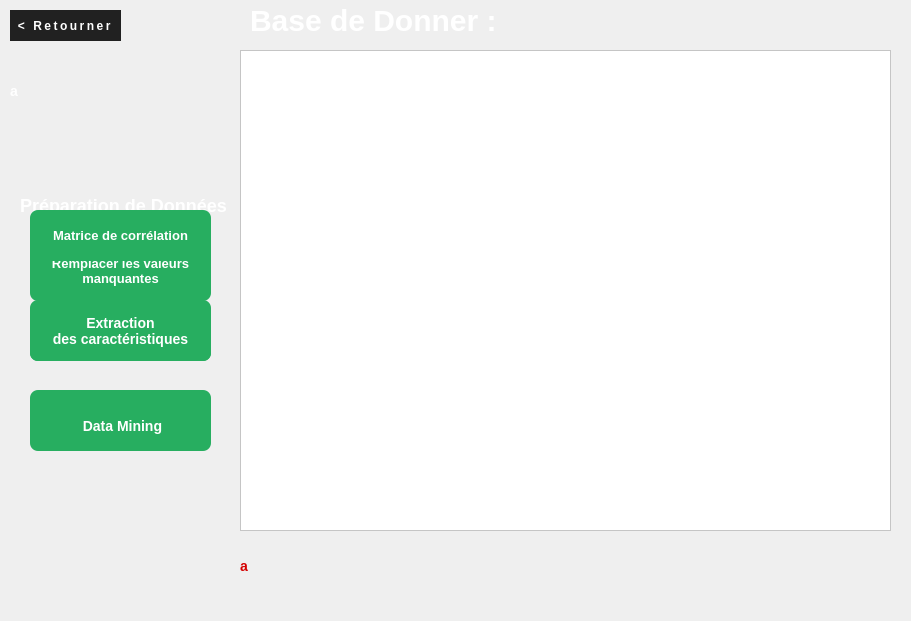
   <widget class="QWidget" name="widget_2" native="true">
    <property name="geometry">
     <rect>
      <x>0</x>
      <y>0</y>
      <width>911</width>
      <height>621</height>
     </rect>
    </property>
    <property name="styleSheet">
     <string notr="true"/>
    </property>
    <widget class="QTableView" name="tableView">
     <property name="geometry">
      <rect>
       <x>240</x>
       <y>50</y>
       <width>651</width>
       <height>481</height>
      </rect>
     </property>
     <property name="styleSheet">
      <string notr="true">color: rgb(40, 40, 40);
background-color: rgb(255, 255, 255);
  cursor: pointer;
  display: inline-block;
  font-family: Inter,-apple-system,system-ui,&quot;Segoe UI&quot;,Helvetica,Arial,sans-serif;
  font-size: 10px;
  font-weight: 600;
  letter-spacing: normal;
  line-height: 1.5;</string>
     </property>
    </widget>
    <widget class="QLabel" name="shape_txt_3">
     <property name="geometry">
      <rect>
       <x>250</x>
       <y>0</y>
       <width>391</width>
       <height>41</height>
      </rect>
     </property>
     <property name="styleSheet">
      <string notr="true"> color: #fff;
  cursor: pointer;
  display: inline-block;
  font-family: Inter,-apple-system,system-ui,&quot;Segoe UI&quot;,Helvetica,Arial,sans-serif;
  font-size: 30px;
  font-weight: 600;
  letter-spacing: normal;
  line-height: 1.5;</string>
     </property>
     <property name="text">
      <string>Base de Donner :</string>
     </property>
    </widget>
    <widget class="QLabel" name="notification">
     <property name="geometry">
      <rect>
       <x>240</x>
       <y>540</y>
       <width>641</width>
       <height>51</height>
      </rect>
     </property>
     <property name="styleSheet">
      <string notr="true">color: rgb(212, 0, 0);
  cursor: pointer;
  display: inline-block;
  font-family: Inter,-apple-system,system-ui,&quot;Segoe UI&quot;,Helvetica,Arial,sans-serif;
  font-size: 14px;
  font-weight: 600;
  letter-spacing: normal;
  line-height: 1.5;</string>
     </property>
     <property name="text">
      <string>a</string>
     </property>
    </widget>
    <widget class="QPushButton" name="return1">
     <property name="geometry">
      <rect>
       <x>10</x>
       <y>10</y>
       <width>111</width>
       <height>31</height>
      </rect>
     </property>
     <property name="styleSheet">
      <string notr="true">QPushButton
                                        {
  padding: 3px;
  font-size: 12px;
 
  letter-spacing: 2.5px;
  font-weight: 500;
  color: rgb(255, 255, 255);
 
	background-color: rgb(33, 33, 33);
  border: none;
  border-radius: 45px;
  box-shadow: 0px 8px 15px rgba(0, 0, 0, 0.1);
  transition: all 0.3s ease 0s;
  cursor: pointer;
  outline: none;
                                        }
 QPushButton:hover
                                        {
background-color: #23c483;
  box-shadow: 0px 15px 20px rgba(46, 229, 157, 0.4);
  color: #fff;
  transform: translateY(-7px);
}

                                        QPushButton:pressed
                                        {
 transform: translateY(-1px);
                                        }
</string>
     </property>
     <property name="text">
      <string>&lt; Retourner</string>
     </property>
    </widget>
    <widget class="QWidget" name="widget" native="true">
     <property name="geometry">
      <rect>
       <x>20</x>
       <y>170</y>
       <width>211</width>
       <height>301</height>
      </rect>
     </property>
     <property name="styleSheet">
      <string notr="true"/>
     </property>
     <widget class="QPushButton" name="normalize_but">
      <property name="geometry">
       <rect>
        <x>10</x>
        <y>220</y>
        <width>181</width>
        <height>41</height>
       </rect>
      </property>
      <property name="cursor">
       <cursorShape>PointingHandCursor</cursorShape>
      </property>
      <property name="styleSheet">
       <string notr="true">QPushButton
                                        {
                                       appearance: none;
  backface-visibility: hidden;
  background-color: #27ae60;
  border-radius: 8px;
  border-style: none;
  box-shadow: rgba(39, 174, 96, .15) 0 4px 9px;
  box-sizing: border-box;
  color: #fff;
  cursor: pointer;
  display: inline-block;
  font-family: Inter,-apple-system,system-ui,&quot;Segoe UI&quot;,Helvetica,Arial,sans-serif;
  font-size: 14px;
  font-weight: 600;
  letter-spacing: normal;
  line-height: 1.5;
  outline: none;
  overflow: hidden;
  padding: 13px 20px;
  position: relative;
  text-align: center;
  text-decoration: none;
  transform: translate3d(0, 0, 0);
  transition: all .3s;
  user-select: none;
  -webkit-user-select: none;
  touch-action: manipulation;
  vertical-align: top;
  white-space: nowrap;
                                        }
 QPushButton:hover
                                        {
                                       background-color: #1e8449;
  opacity: 1;
  transform: translateY(0);
  transition-duration: .35s;}

                                        QPushButton:pressed
                                        {
                                       transform: translateY(2px);
  transition-duration: .35s;
                                        }
</string>
      </property>
      <property name="text">
       <string>Normaliser la base</string>
      </property>
      <property name="checkable">
       <bool>false</bool>
      </property>
     </widget>
     <widget class="QPushButton" name="vleur_manq_but">
      <property name="geometry">
       <rect>
        <x>10</x>
        <y>70</y>
        <width>181</width>
        <height>61</height>
       </rect>
      </property>
      <property name="styleSheet">
       <string notr="true">QPushButton
                                        {
                                       appearance: none;
  backface-visibility: hidden;
  background-color: #27ae60;
  border-radius: 8px;
  border-style: none;
  box-shadow: rgba(39, 174, 96, .15) 0 4px 9px;
  box-sizing: border-box;
  color: #fff;
  cursor: pointer;
  display: inline-block;
  font-family: Inter,-apple-system,system-ui,&quot;Segoe UI&quot;,Helvetica,Arial,sans-serif;
  font-size: 13px;
  font-weight: 600;
  letter-spacing: normal;
  line-height: 1.5;
  outline: none;
  overflow: hidden;
  padding: 13px 20px;
  position: relative;
  text-align: center;
  text-decoration: none;
  transform: translate3d(0, 0, 0);
  transition: all .3s;
  user-select: none;
  -webkit-user-select: none;
  touch-action: manipulation;
  vertical-align: top;
  white-space: nowrap;
                                        }
 QPushButton:hover
                                        {
                                       background-color: #1e8449;
  opacity: 1;
  transform: translateY(0);
  transition-duration: .35s;}

                                        QPushButton:pressed
                                        {
                                       transform: translateY(2px);
  transition-duration: .35s;
                                        }
</string>
      </property>
      <property name="text">
       <string>Remplacer les valeurs 
manquantes</string>
      </property>
     </widget>
     <widget class="QPushButton" name="codage_but">
      <property name="geometry">
       <rect>
        <x>10</x>
        <y>150</y>
        <width>181</width>
        <height>41</height>
       </rect>
      </property>
      <property name="styleSheet">
       <string notr="true">QPushButton
                                        {
                                       appearance: none;
  backface-visibility: hidden;
  background-color: #27ae60;
  border-radius: 8px;
  border-style: none;
  box-shadow: rgba(39, 174, 96, .15) 0 4px 9px;
  box-sizing: border-box;
  color: #fff;
  cursor: pointer;
  display: inline-block;
  font-family: Inter,-apple-system,system-ui,&quot;Segoe UI&quot;,Helvetica,Arial,sans-serif;
  font-size: 14px;
  font-weight: 600;
  letter-spacing: normal;
  line-height: 1.5;
  outline: none;
  overflow: hidden;
  padding: 13px 20px;
  position: relative;
  text-align: center;
  text-decoration: none;
  transform: translate3d(0, 0, 0);
  transition: all .3s;
  user-select: none;
  -webkit-user-select: none;
  touch-action: manipulation;
  vertical-align: top;
  white-space: nowrap;
                                        }
 QPushButton:hover
                                        {
                                       background-color: #1e8449;
  opacity: 1;
  transform: translateY(0);
  transition-duration: .35s;}

                                        QPushButton:pressed
                                        {
                                       transform: translateY(2px);
  transition-duration: .35s;
                                        }
</string>
      </property>
      <property name="text">
       <string>coder les valuers</string>
      </property>
     </widget>
     <widget class="QLabel" name="label_3">
      <property name="geometry">
       <rect>
        <x>0</x>
        <y>20</y>
        <width>211</width>
        <height>31</height>
       </rect>
      </property>
      <property name="styleSheet">
       <string notr="true"> color: #fff;
  cursor: pointer;
  display: inline-block;
  font-family: Inter,-apple-system,system-ui,&quot;Segoe UI&quot;,Helvetica,Arial,sans-serif;
  font-size: 18px;
  font-weight: 600;
  letter-spacing: normal;
  line-height: 1.5;</string>
      </property>
      <property name="text">
       <string>Préparation de Données</string>
      </property>
     </widget>
     <widget class="QWidget" name="widget_3" native="true">
      <property name="geometry">
       <rect>
        <x>0</x>
        <y>10</y>
        <width>211</width>
        <height>291</height>
       </rect>
      </property>
      <property name="styleSheet">
       <string notr="true"/>
      </property>
      <widget class="QPushButton" name="mat_corr">
       <property name="geometry">
        <rect>
         <x>10</x>
         <y>30</y>
         <width>181</width>
         <height>51</height>
        </rect>
       </property>
       <property name="cursor">
        <cursorShape>PointingHandCursor</cursorShape>
       </property>
       <property name="styleSheet">
        <string notr="true">QPushButton
                                        {
                                       appearance: none;
  backface-visibility: hidden;
  background-color: #27ae60;
  border-radius: 8px;
  border-style: none;
  box-shadow: rgba(39, 174, 96, .15) 0 4px 9px;
  box-sizing: border-box;
  color: #fff;
  cursor: pointer;
  display: inline-block;
  font-family: Inter,-apple-system,system-ui,&quot;Segoe UI&quot;,Helvetica,Arial,sans-serif;
  font-size: 13px;
  font-weight: 600;
  letter-spacing: normal;
  line-height: 1.5;
  outline: none;
  overflow: hidden;
  padding: 13px 20px;
  position: relative;
  text-align: center;
  text-decoration: none;
  transform: translate3d(0, 0, 0);
  transition: all .3s;
  user-select: none;
  -webkit-user-select: none;
  touch-action: manipulation;
  vertical-align: top;
  white-space: nowrap;
                                        }
 QPushButton:hover
                                        {
                                       background-color: #1e8449;
  opacity: 1;
  transform: translateY(0);
  transition-duration: .35s;}

                                        QPushButton:pressed
                                        {
                                       transform: translateY(2px);
  transition-duration: .35s;
                                        }
</string>
       </property>
       <property name="text">
        <string>Matrice de corrélation</string>
       </property>
       <property name="checkable">
        <bool>false</bool>
       </property>
      </widget>
      <widget class="QPushButton" name="acp_interface_but">
       <property name="geometry">
        <rect>
         <x>10</x>
         <y>120</y>
         <width>181</width>
         <height>61</height>
        </rect>
       </property>
       <property name="cursor">
        <cursorShape>PointingHandCursor</cursorShape>
       </property>
       <property name="styleSheet">
        <string notr="true">QPushButton
                                        {
                                       appearance: none;
  backface-visibility: hidden;
  background-color: #27ae60;
  border-radius: 8px;
  border-style: none;
  box-shadow: rgba(39, 174, 96, .15) 0 4px 9px;
  box-sizing: border-box;
  color: #fff;
  cursor: pointer;
  display: inline-block;
  font-family: Inter,-apple-system,system-ui,&quot;Segoe UI&quot;,Helvetica,Arial,sans-serif;
  font-size: 14px;
  font-weight: 600;
  letter-spacing: normal;
  line-height: 1.5;
  outline: none;
  overflow: hidden;
  padding: 13px 20px;
  position: relative;
  text-align: center;
  text-decoration: none;
  transform: translate3d(0, 0, 0);
  transition: all .3s;
  user-select: none;
  -webkit-user-select: none;
  touch-action: manipulation;
  vertical-align: top;
  white-space: nowrap;
                                        }
 QPushButton:hover
                                        {
                                       background-color: #1e8449;
  opacity: 1;
  transform: translateY(0);
  transition-duration: .35s;}

                                        QPushButton:pressed
                                        {
                                       transform: translateY(2px);
  transition-duration: .35s;
                                        }
</string>
       </property>
       <property name="text">
        <string>Extraction 
des caractéristiques</string>
       </property>
       <property name="checkable">
        <bool>false</bool>
       </property>
      </widget>
      <widget class="QPushButton" name="data_but">
       <property name="geometry">
        <rect>
         <x>10</x>
         <y>220</y>
         <width>181</width>
         <height>51</height>
        </rect>
       </property>
       <property name="cursor">
        <cursorShape>PointingHandCursor</cursorShape>
       </property>
       <property name="styleSheet">
        <string notr="true">QPushButton
                                        {
                                       appearance: none;
  backface-visibility: hidden;
  background-color: #27ae60;
  border-radius: 8px;
  border-style: none;
  box-shadow: rgba(39, 174, 96, .15) 0 4px 9px;
  box-sizing: border-box;
  color: #fff;
  cursor: pointer;
  display: inline-block;
  font-family: Inter,-apple-system,system-ui,&quot;Segoe UI&quot;,Helvetica,Arial,sans-serif;
  font-size: 14px;
  font-weight: 600;
  letter-spacing: normal;
  line-height: 1.5;
  outline: none;
  overflow: hidden;
  padding: 13px 20px;
  position: relative;
  text-align: center;
  text-decoration: none;
  transform: translate3d(0, 0, 0);
  transition: all .3s;
  user-select: none;
  -webkit-user-select: none;
  touch-action: manipulation;
  vertical-align: top;
  white-space: nowrap;
                                        }
 QPushButton:hover
                                        {
                                       background-color: #1e8449;
  opacity: 1;
  transform: translateY(0);
  transition-duration: .35s;}

                                        QPushButton:pressed
                                        {
                                       transform: translateY(2px);
  transition-duration: .35s;
                                        }
</string>
       </property>
       <property name="text">
        <string> Data Mining</string>
       </property>
       <property name="checkable">
        <bool>false</bool>
       </property>
      </widget>
     </widget>
    </widget>
    <widget class="QLabel" name="shape_txt">
     <property name="geometry">
      <rect>
       <x>10</x>
       <y>60</y>
       <width>221</width>
       <height>61</height>
      </rect>
     </property>
     <property name="styleSheet">
      <string notr="true"> color: #fff;
  cursor: pointer;
  display: inline-block;
  font-family: Inter,-apple-system,system-ui,&quot;Segoe UI&quot;,Helvetica,Arial,sans-serif;
  font-size: 14px;
  font-weight: 600;
  letter-spacing: normal;
  line-height: 1.5;</string>
     </property>
     <property name="text">
      <string>a</string>
     </property>
    </widget>
   </widget>
